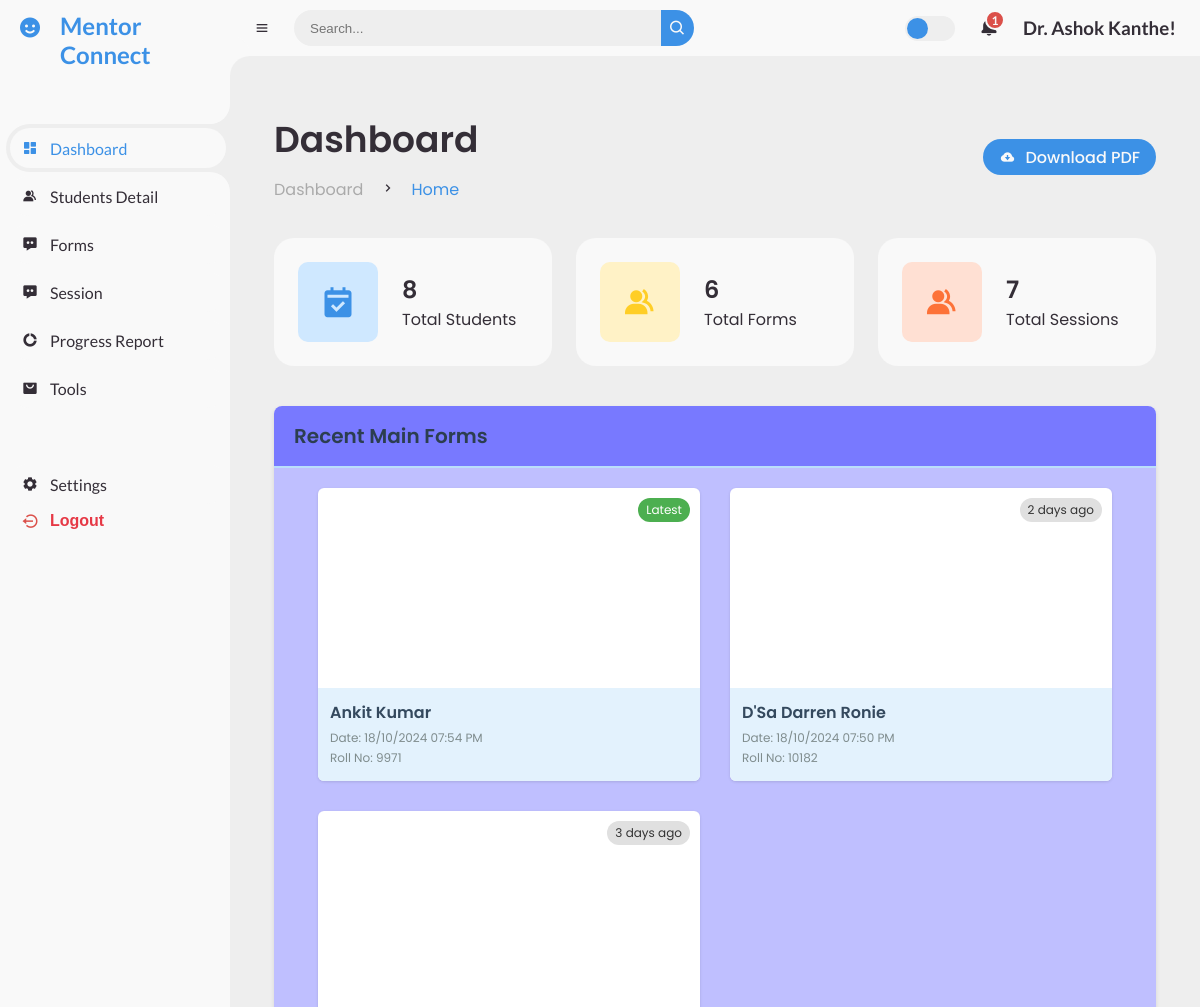
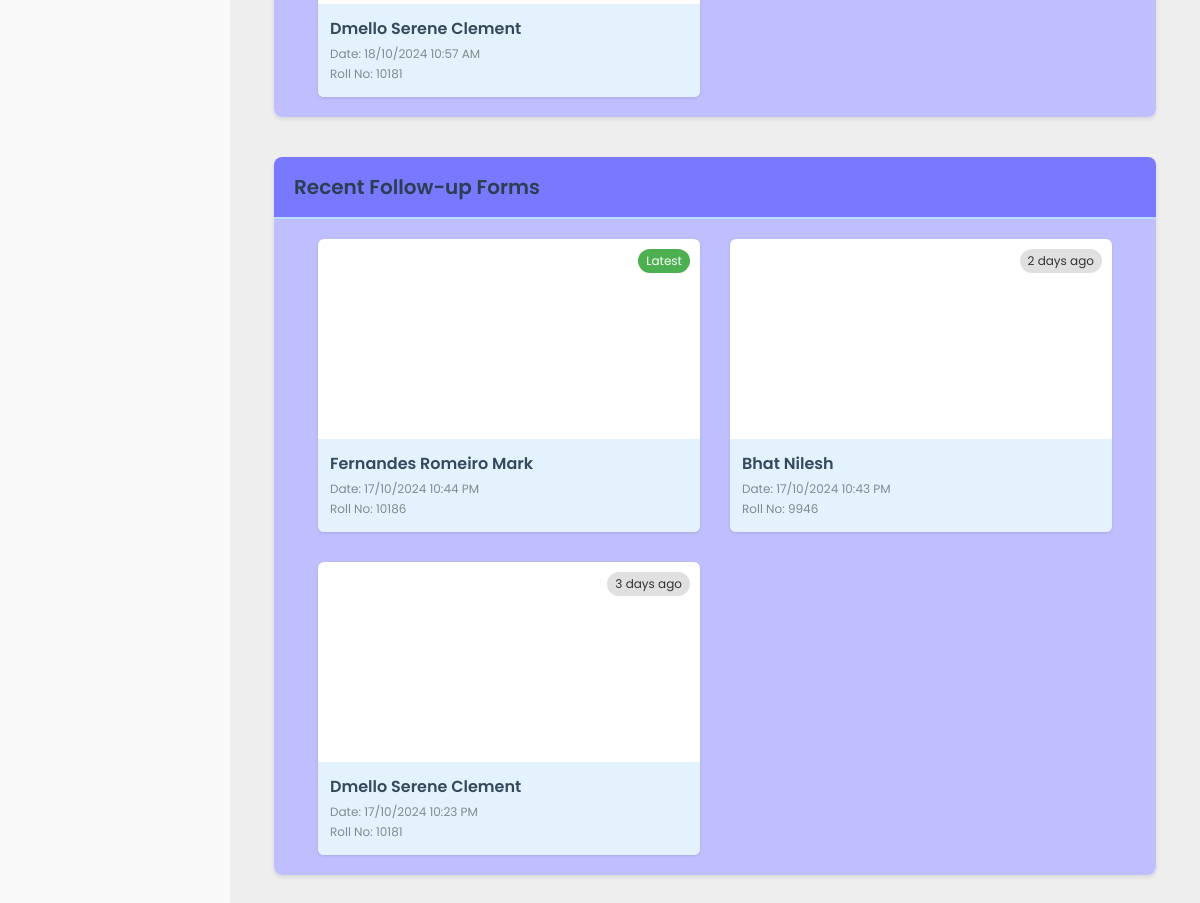
/dashboard/ (signed in), run on the app's committed database (2 pictures, top to bottom).
### mentor/models.py (models this page shows, shortened)
class StudentForm(models.Model):
    student = models.ForeignKey('MentorshipData', on_delete=models.CASCADE)
    name = models.CharField(max_length=255)
    rollno = models.CharField(max_length=100, unique=True)
    mentor_name = models.CharField(max_length=255)
    atte_ise1 = models.DecimalField(max_digits=5, decimal_places=2, default=0.00)
    atte_mse = models.DecimalField(max_digits=5, decimal_places=2, default=0.00)
    attendance = models.DecimalField(max_digits=5, decimal_places=2, default=0.00)
    cts = models.DecimalField(max_digits=5, decimal_places=2, default=0.00)
    ise1 = models.DecimalField(max_digits=5, decimal_places=2, default=0.00)
    mse = models.DecimalField(max_digits=5, decimal_places=2, default=0.00)
    semcgpa = models.DecimalField(max_digits=5, decimal_places=2, default=0.00)
    counseling_dates = models.TextField(null=True, blank=True)
    question1 = models.TextField(null=True, blank=True)  # Allow NULL values
    question2 = models.TextField(null=True, blank=True)  # Allow NULL values
    question3 = models.TextField(null=True, blank=True)  # Allow NULL values
    question4 = models.TextField(null=True, blank=True)  # Allow NULL values
    question5 = models.TextField(null=True, blank=True)  # Allow NULL values
    question6 = models.TextField(null=True, blank=True)  # Allow NULL values
    question7 = models.TextField(null=True, blank=True)  # Allow NULL values
    question8 = models.TextField(null=True, blank=True)  # Allow NULL values
    question9 = models.TextField(null=True, blank=True)  # Allow NULL values
    question10 = models.TextField(null=True, blank=True)  # Allow NULL values
    question11 = models.TextField(null=True, blank=True)  # Allow NULL values
    question12 = models.TextField(null=True, blank=True)  # Allow NULL values
    Strengths = models.TextField(null=True, blank=True)
    Weakness = models.TextField(null=True, blank=True)
    Opportunities = models.TextField(null=True, blank=True)
    Challenges = models.TextField(null=True, blank=True)
    nao = models.TextField(null=True, blank=True)
    ao = models.TextField(null=True, blank=True)
    date = models.DateTimeField(default=timezone.now)

class MentorshipData(models.Model):
    name = models.CharField(max_length=255)
    roll_number = models.CharField(max_length=50)
    division = models.CharField(max_length=10)
    faculty_mentor = models.CharField(max_length=255, null=True, blank=True)
    be_student_mentor = models.CharField(max_length=255, null=True, blank=True)
    year = models.CharField(max_length=10)
    token = models.CharField(max_length=100, null=True, blank=True)
    token_created_at = models.DateTimeField(null=True, blank=True)

class StudentFollowupForm(models.Model):
    student = models.ForeignKey('MentorshipData', on_delete=models.CASCADE)
    name = models.CharField(max_length=255)
    rollno = models.CharField(max_length=100, unique=True)
    mentor_name = models.CharField(max_length=255)
    atte_ise1 = models.DecimalField(max_digits=5, decimal_places=2, default=0.00)
    atte_mse = models.DecimalField(max_digits=5, decimal_places=2, default=0.00)
    attendance = models.DecimalField(max_digits=5, decimal_places=2, default=0.00)
    ise1 = models.DecimalField(max_digits=5, decimal_places=2, default=0.00)
    mse = models.DecimalField(max_digits=5, decimal_places=2, default=0.00)
    semcgpa = models.DecimalField(max_digits=5, decimal_places=2, default=0.00)
    counseling_dates = models.TextField(null=True, blank=True)
    question1 = models.TextField(null=True, blank=True)  # Allow NULL values
    question2 = models.TextField(null=True, blank=True)  # Allow NULL values
    question3 = models.TextField(null=True, blank=True)  # Allow NULL values
    question4 = models.TextField(null=True, blank=True)  # Allow NULL values
    question5 = models.TextField(null=True, blank=True)  # Allow NULL values
    question6 = models.TextField(null=True, blank=True)  # Allow NULL values
    question7 = models.TextField(null=True, blank=True)  # Allow NULL values
    date = models.DateTimeField(default=timezone.now)
    nao = models.TextField(null=True, blank=True)
    ao = models.TextField(null=True, blank=True)

### mentor/views.py (the view)
# urls.py: path('dashboard/', views.mentor_dashboard, name='mentor_dashboard'),
@login_required
def mentor_dashboard(request, student_id=None):
    mentor = request.user
    students = MentorshipData.objects.filter(faculty_mentor__iexact=mentor.username.replace('_', ' '))
    total_forms = (
        StudentForm.objects.filter(student__in=students).count() +
        StudentFollowupForm.objects.filter(student__in=students).count()
    )
    total_sessions = Session.objects.filter(mentor=mentor).count()
    student = None
    if student_id:
        student = get_object_or_404(MentorshipData, id=student_id)
    recent_forms = recents(request)
    context = {
        'student': student,
        'mentor': mentor,
        'student_count': students.count(),
        'students': students,  # Pass the students to the template
        'student_names': [student.name for student in students],
        'recent_mainform': recent_forms['mainform'],
        'recent_followupform': recent_forms['followupform'],
        'total_forms': total_forms,
        'total_sessions': total_sessions,
    }
    return render(request, 'mentor_dashboard.html', context)

### mentor/templatetags/username_filters.py (called while the page is built)
@register.filter
def readable_username(value):
    return value.replace('_', ' ').title()

### mentor/views.py (called while the page is built)
@login_required
def recents(request):
    latest_forms = StudentForm.objects.all().order_by('-date')[:3]  # Now orders by both date and time
    latest_followupforms = StudentFollowupForm.objects.order_by('-date')[:3]
    recents = {
        'mainform': latest_forms,
        'followupform': latest_followupforms
    }
    return recents

### templates/mentor_dashboard.html (shortened to what this page needs)
{% extends 'base.html' %}
{% block content %}
<div class="dashboard-container">
    <div class="head-title">
        <div class="left">
            <h1>Dashboard</h1>
            <ul class="breadcrumb">
                <li>
                    <a href="#">Dashboard</a>
                </li>
                <li><i class='bx bx-chevron-right'></i></li>
                <li>
                    <a class="active" href="#">Home</a>
                </li>
            </ul>
        </div>
        <a href="#" class="btn-download">
            <i class='bx bxs-cloud-download'></i>
            <span class="text">Download PDF</span>
        </a>
    </div>
    <ul class="box-info">
        <li>
            <a href="{% url 'form_dashboard' %}" style="text-decoration: none; color: inherit; display: contents;">
                <i class='bx bxs-calendar-check'></i>
                <span class="text">
                    <h3>{{ student_count }}</h3>
                    <p>Total Students</p>
                </span>
            </a>
        </li>
        <li>
            <a href="{% url 'form_dashboard' %}" style="text-decoration: none; color: inherit; display: contents;">
                <i class='bx bxs-group'></i>
                <span class="text">
                    <h3>{{ total_forms }}</h3>
                    <p>Total Forms</p>
                </span>
            </a>
        </li>
        <li>
            <a href="{% url 'session_list' %}" style="text-decoration: none; color: inherit; display: contents;">
                <i class='bx bxs-group'></i>
                <span class="text">
                    <h3>{{ total_sessions }}</h3>
                    <p>Total Sessions</p>
                </span>
            </a>
        </li>
    </ul>
    <div class="section-wrapper">
        <h2 class="section-title">Recent Main Forms</h2>
        <div class="section-content">
            <div class="recent">
                {% for form in recent_mainform %}
                <div class="form-item">
                    <span class="recency-label">{% if forloop.first %}Latest{% else %}{{ forloop.counter }} days ago{% endif %}</span>
                    <a href="{% url 'form_student' form.student.id mentor.id %}" class="form-link">
                        <div class="preview-container">
                            <iframe src="{% url 'form_student' form.student.id mentor.id %}?preview=true" title="Mentor Form Preview"></iframe>
                        </div>
                        <div class="form-info">
                            <h3>{{ form.name }}</h3>
                            <p>Date: {{ form.date|date:"d/m/Y h:i A" }}</p>
                            <p>Roll No: {{ form.rollno }}</p>
                        </div>
                    </a>
                </div>
                {% empty %}
                <div class="form-item no-data">
                    <p>No recent main forms available</p>
                </div>
                {% endfor %}
            </div>
        </div>
    </div>
    <div class="section-wrapper">
        <h2 class="section-title">Recent Follow-up Forms</h2>
        <div class="section-content">
            <div class="recent">
                {% for followup in recent_followupform %}
                <div class="form-item">
                    <span class="recency-label">{% if forloop.first %}Latest{% else %}{{ forloop.counter }} days ago{% endif %}</span>
                    <a href="{% url 'followup_form_student' followup.student.id mentor.id %}" class="form-link">
                        <div class="preview-container">
                            <iframe src="{% url 'followup_form_student' followup.student.id mentor.id %}?preview=true" title="Followup Form Preview"></iframe>
                        </div>
                        <div class="form-info">
                            <h3>{{ followup.name }}</h3>
                            <p>Date: {{ followup.date|date:"d/m/Y h:i A" }}</p>
                            <p>Roll No: {{ followup.rollno }}</p>
                        </div>
                    </a>
                </div>
                {% empty %}
                <div class="form-item no-data">
                    <p>No recent follow-up forms available</p>
                </div>
                {% endfor %}
            </div>
        </div>
    </div>
</div>
{% endblock %}

### templates/base.html (shortened to what this page needs)
{% load static %}
{% load username_filters %}
<!DOCTYPE html>
<html lang="en">
<head>
    <link rel="stylesheet" href="{% static 'CSS/mentor_dashboard.css' %}">
    <link href='https://unpkg.com/boxicons@2.0.9/css/boxicons.min.css' rel='stylesheet'>
</head>
<body class="{% block body_class %}{% endblock %}">
<section id="sidebar">
    <a href="#" class="brand">
        <i class='bx bxs-smile'></i>
        <span class="text">Mentor Connect</span>
    </a>
    <ul class="side-menu top">
        <li class="{% if request.path == '/dashboard/' %}active{% endif %}">
            <a href="/dashboard/">
                <i class='bx bxs-dashboard'></i>
                <span class="text">Dashboard</span>
            </a>
        </li>
        <li class="{% if '/student_detail/' in request.path %}active{% endif %}">
            <a href="/student_detail/">
                <i class='bx bxs-group'></i>
                <span class="text">Students Detail</span>
            </a>
        </li>
        <li class="{% if request.path == '/form_dashboard/' %}active{% endif %}">
            <a href="/form_dashboard/">
                <i class='bx bxs-message-dots'></i>
                <span class="text">Forms</span>
            </a>
        </li>
        <li class="{% if request.path == '/sessions/' %}active{% endif %}">
            <a href="/sessions/">
                <i class='bx bxs-message-dots'></i>
                <span class="text">Session</span>
            </a>
        </li>
        <li class="{% if request.path == '/progress_report/' %}active{% endif %}">
            <a href="/progress_report/">
                <i class='bx bxs-doughnut-chart'></i>
                <span class="text">Progress Report</span>
            </a>
        </li>
        <li class="{% if request.path == '/tools/' %}active{% endif %}">
            <a href="/tools/">
                <i class='bx bxs-shopping-bag-alt'></i>
                <span class="text">Tools</span>
            </a>
        </li>
    </ul>
    <ul class="side-menu">
        <li class="{% if request.path == '/settings/' %}active{% endif %}">
            <a href="/settings/">
                <i class='bx bxs-cog'></i>
                <span class="text">Settings</span>
            </a>
        </li>
        <li>
            <form method="post" action="{% url 'logout' %}" style="display: inline;">
                <button type="submit" class="logout" style="background: none; border: none; color: inherit; cursor: pointer;">
                    <i class='bx bx-log-out-circle'></i>
                    <span class="text">Logout</span>
                </button>
            </form>
        </li>
    </ul>
</section>
    <section id="content">
        <nav >
            <i class='bx bx-menu'></i>
            <form action="#">
                <div class="form-input">
                    <input type="search" placeholder="Search...">
                    <button type="submit" class="search-btn"><i class='bx bx-search'></i></button>
                </div>
            </form>
            <label for="switch-mode" class="switch-mode"></label>
            <a href="#" class="notification">
                <span class="num">1</span>
            </a>
            <a href="#" class="profile">
                <h1>{{ user.username|readable_username }}!</h1>
            </a>
        </nav>
        <main>
            {% block content %}
            {% endblock %}
        </main>
</body>
</html>

### templates/mentor_dashboard.html (style rules this page uses)
.recent { width: 100%; display: grid; grid-template-columns: repeat(3, 1fr); grid-gap: 10px; margin-top: 36px; padding: 0 24px; }
.form-item { padding: 0; background: var(--light); border-radius: 20px; display: flex; flex-direction: column; box-shadow: 0 2px 8px rgba(0, 0, 0, 0.1); width: 100%; max-width: 100%; overflow: hidden; transition: transform 0.3s ease-in-out; position: relative; }
.form-link { text-decoration: none; color: inherit; display: block; }
.preview-container { width: 100%; height: 200px; overflow: hidden; position: relative; }
.form-item iframe { width: 181%; height: 215%; border: none; transform: scale(0.74); transform-origin: center; position: absolute; top: -90%; left: -43.18%; pointer-events: none; }
.form-info { padding: 16px; text-align: left; background-color: #e3f2fd; }
.form-info h3 { font-size: 18px; font-weight: 600; margin-bottom: 8px; color: var(--dark); }
.form-info p { font-size: 14px; color: var(--dark-grey); margin-bottom: 4px; }
.section-title { font-size: 24px; font-weight: 600; color: var(--dark); margin-bottom: 20px; padding: 0 24px; }
.dashboard-container { padding: 20px; background-color: transparent; }
.section-wrapper { margin-top: 40px; margin-bottom: 30px; background-color: #ffffff; border-radius: 8px; box-shadow: 0 2px 4px rgba(0, 0, 0, 0.1); overflow: hidden; }
.section-title { font-size: 20px; font-weight: 600; color: #2c3e50; padding: 15px 20px; background-color: #7879FF; border-bottom: 2px solid #bbdefb; margin: 0; }
.section-content { padding: 20px; background-color: #BFBFFF; }
.recent { display: grid; grid-template-columns: repeat(auto-fill, minmax(300px, 1fr)); grid-gap: 30px; margin-top: 0; }
.form-item { background: #ffffff; border-radius: 6px; box-shadow: 0 1px 3px rgba(0, 0, 0, 0.12); overflow: hidden; transition: transform 0.2s ease-in-out; }
.form-info { padding: 12px; }
.form-info h3 { font-size: 16px; font-weight: 600; margin-bottom: 4px; color: #34495e; }
.form-info p { font-size: 12px; color: #7f8c8d; margin-bottom: 2px; }
.recency-label { position: absolute; top: 10px; right: 10px; padding: 3px 8px; font-size: 12px; border-radius: 12px; background-color: #e0e0e0; color: #333; }
.form-item:first-child .recency-label { background-color: #4caf50; color: white; }

### data on the page
StudentForm: shows "Latest", name "Ankit Kumar", date "18/10/2024 07:54 PM", rollno "9971"
StudentForm: name "D'Sa Darren Ronie", date "18/10/2024 07:50 PM", rollno "10182"
StudentForm: name "Dmello Serene Clement", date "18/10/2024 10:57 AM", rollno "10181"
StudentFollowupForm: shows "Latest", name "Fernandes Romeiro Mark", date "17/10/2024 10:44 PM", rollno "10186"
StudentFollowupForm: name "Bhat Nilesh", date "17/10/2024 10:43 PM", rollno "9946"
StudentFollowupForm: name "Dmello Serene Clement", date "17/10/2024 10:23 PM", rollno "10181"

### other printed values
{{ user.username|readable_username }} "Dr. Ashok Kanthe"
{{ student_count }} "8"
{{ total_forms }} "6"
{{ total_sessions }} "7"
